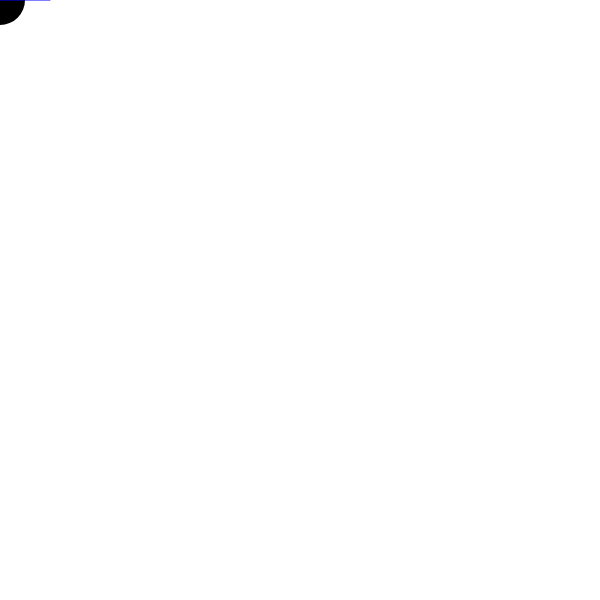
Frame 1 (no input)
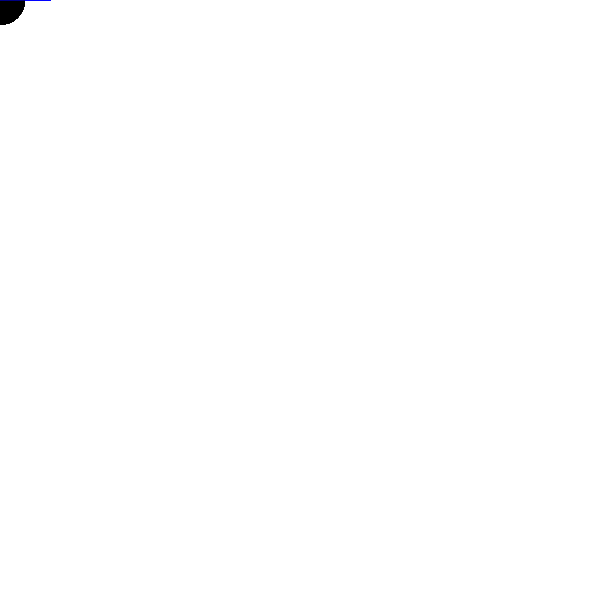
Frame 60 (no input)
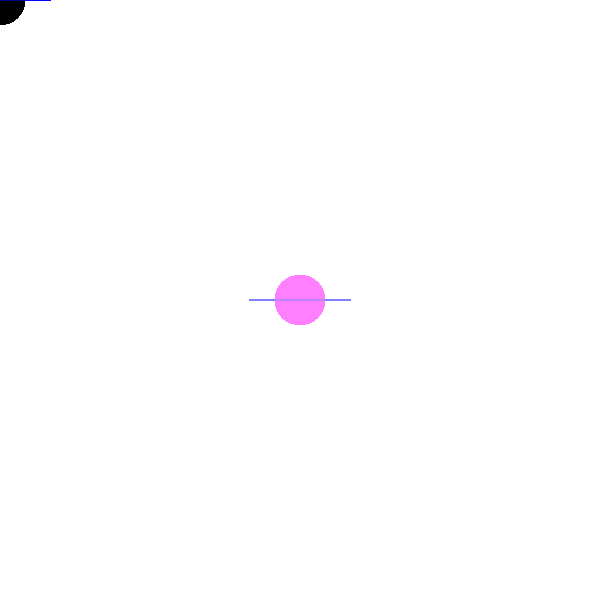
Frame 120 (the mouse pressed at the canvas centre since frame 60)

The p5.js sketch that drew these frames (run headless with seeded random() and noise() and a simulated clock; from frame 60 on, the mouse is pressed at the canvas centre):

// p5.js sketch
// ── sketch.js
function setup() {
  createCanvas(600, 600);
}

function draw() {
  //background(220);
  const redVal = map(mouseX,0, width,0,255)
  const greenVal = map(mouseY, 0, height,0,255)
  fill(mouseX, redVal,mouseY)
  noStroke()
  ellipse(mouseX, mouseY,50)
  
  translate(mouseX, mouseY )
  const rotation = map(mouseX, 0,height, 0, TWO_PI)
  rotate(rotation)
  stroke(redVal, greenVal, 255)
  line(-50, 0, 50, 0)
  text()
  
}
